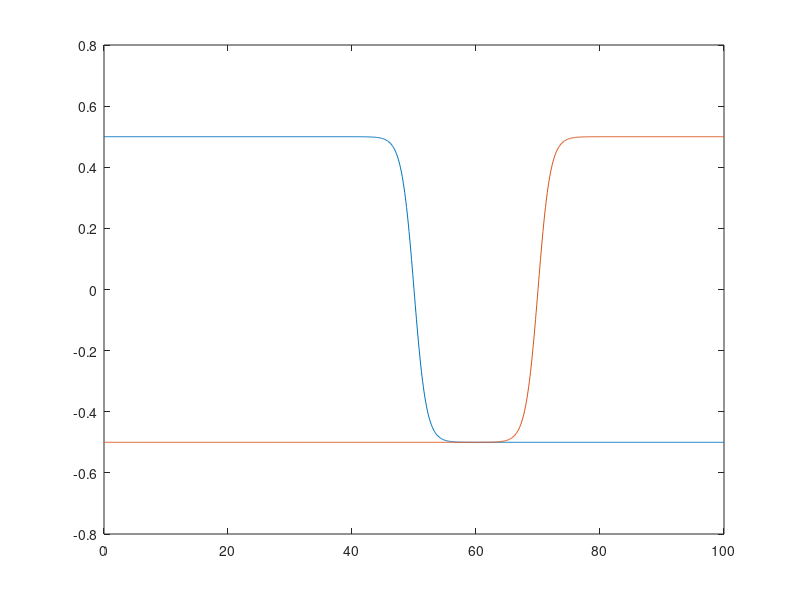

Write the MATLAB code that produced this figure.
clc;
clear all
close all

x = [0:0.1:100];
for i = 1:length(x)
    y(i) = 1/(1+exp((x(i)-50))) - 0.5;
    z(i) = 1/( 1+exp( -1*(x(i)-70) ) ) - 0.5;
   
end
figure;
plot(x,y);
hold on;
plot(x,z);

% figure;
% mapx = 0:100;
% mapy = 0:100;
% [mapX,mapY] = meshgrid(mapx,mapy);
% 
% % contZvar = Amp*exp(-(mapX - mu).^2/sig);
% 
% for i = 1:length(mapx)
%     for j = 1 : length(mapy)
%         contZvar(i,j) = (1/(1+exp(-(mapx(i)-50))) + 1/(1+exp((mapx(i)-70))) - 1)*(1/(1+exp(-(mapy(j)-50))) + 1/(1+exp((mapy(j)-70))) - 1);
%        
%     end
% end
% conto = contourf(mapX,mapY,contZvar,50, 'edgecolor','none');
% colormap((gray));